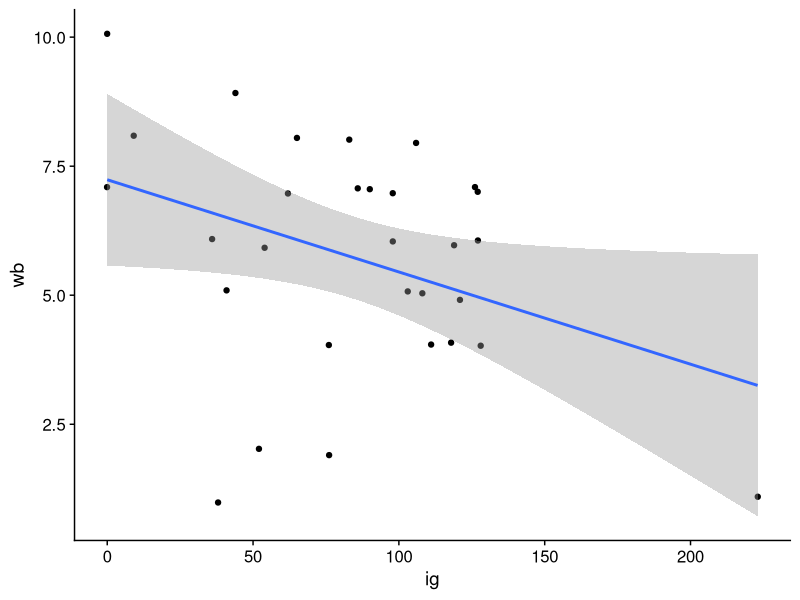
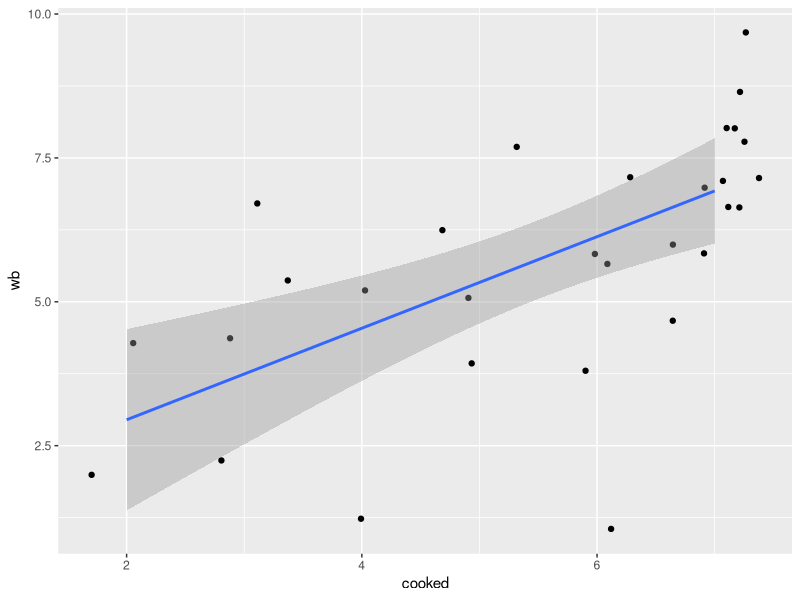
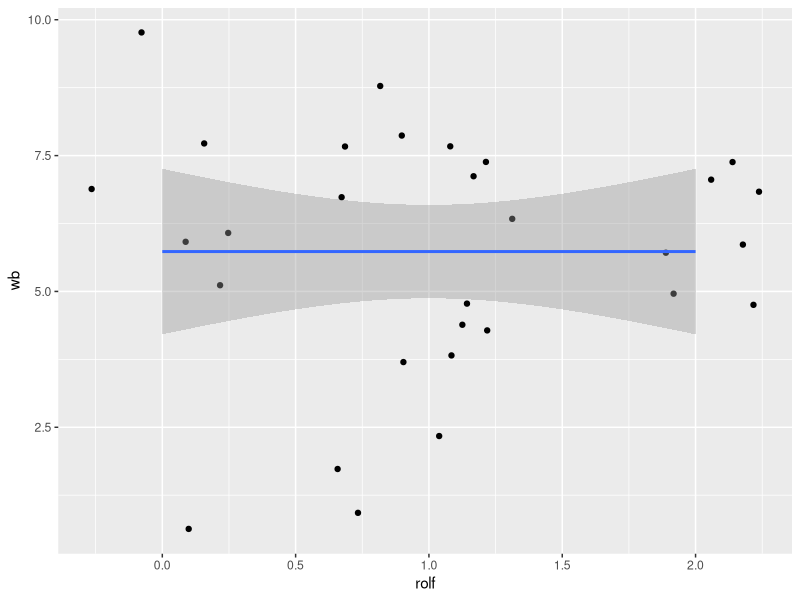
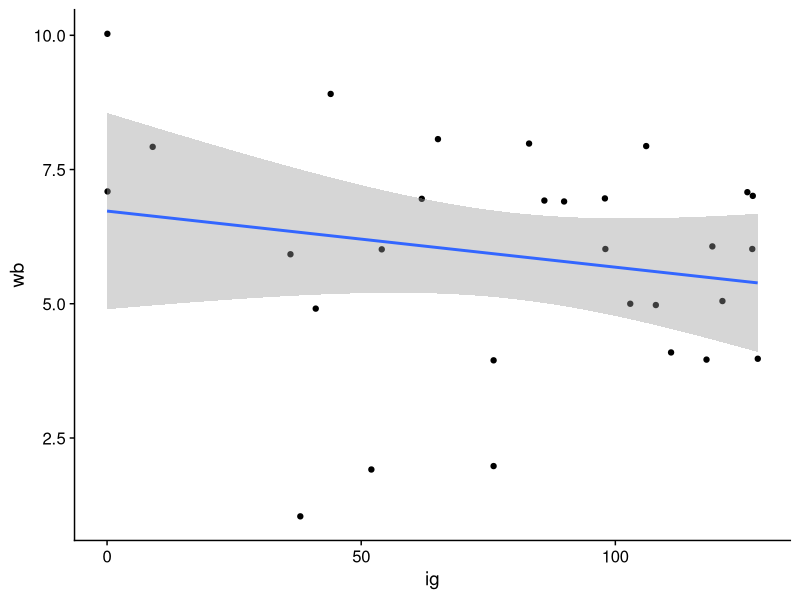
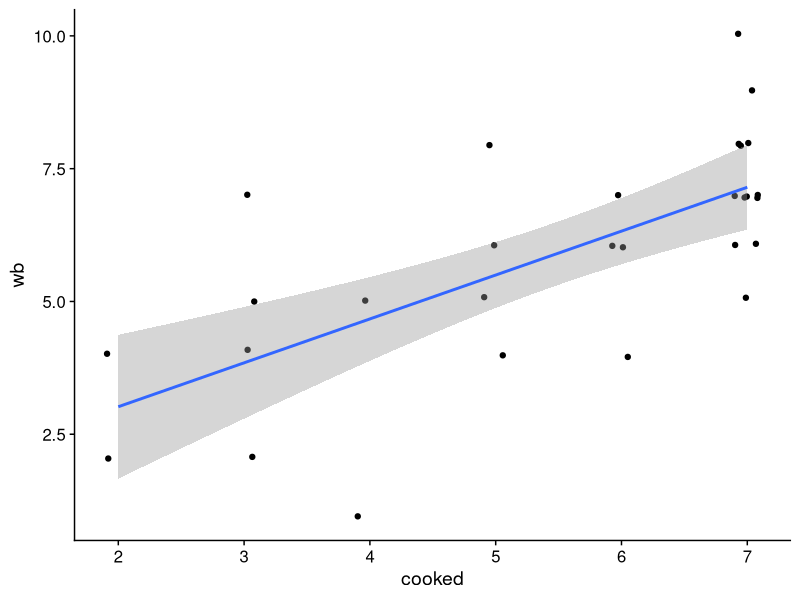
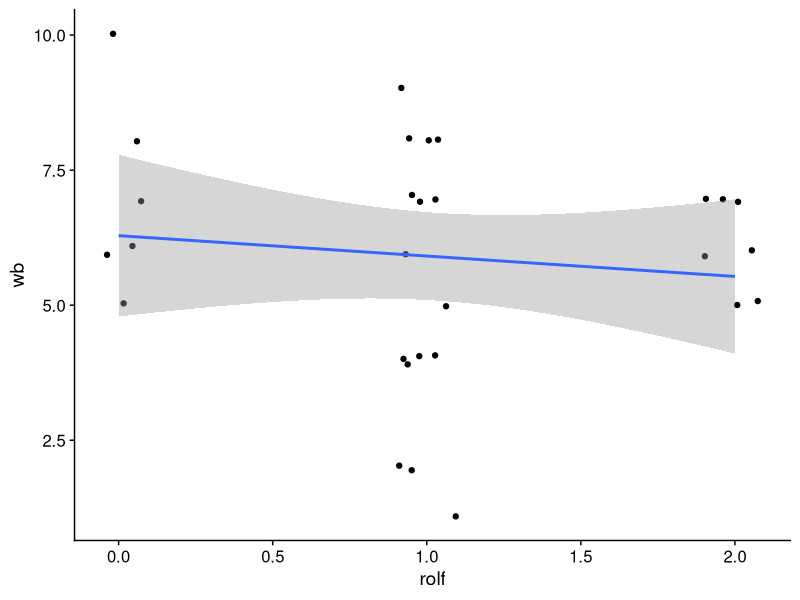
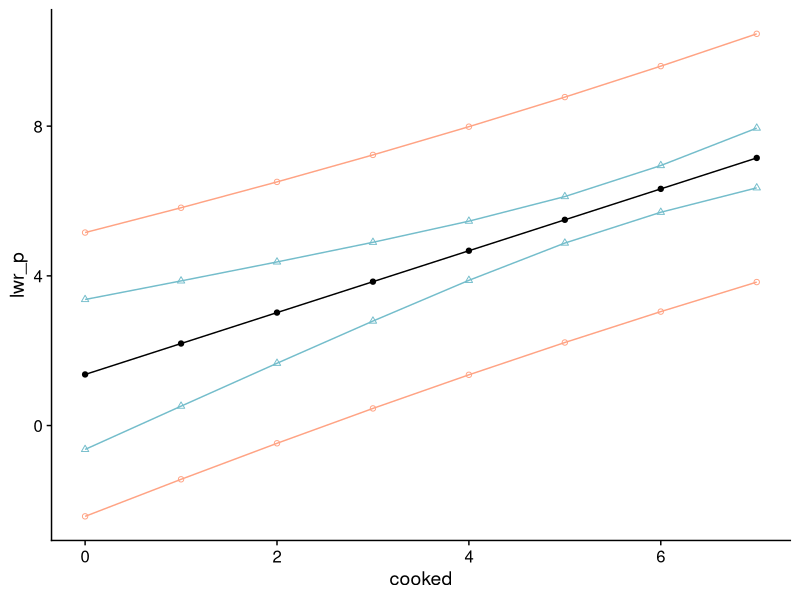

Write the R code that produced these figures, in order.
library('tidyverse')
library('cowplot')

# PART 1
dw <- read_csv("wb_warwick.csv")
glimpse(dw)

## Task 1
lm(wb ~ 1, dw)

fit1 <- lm(wb ~ ig, dw)
summary(fit1)
ggplot(dw, mapping=aes(x=ig,y=wb)) + geom_jitter(height=0.1,width=0.1) + geom_smooth(method='lm') + theme_cowplot()

fit2 <- lm(wb ~ cooked, dw)
summary(fit2)
ggplot(dw, mapping=aes(x=cooked,y=wb)) + geom_point(position='jitter') + geom_smooth(method='lm')

fit3 <- lm(wb ~ rolf, dw)
summary(fit3)
ggplot(dw, mapping=aes(x=rolf,y=wb)) + geom_point(position='jitter') + geom_smooth(method='lm')

### The scatter plot showing well-being against number of instagram followers shows that there exists one possible
### outlier with >200 followers

dw2 <- dw %>% filter(ig<200)
fit4 <- lm(wb ~ ig, dw2)
summary(fit4)
ggplot(dw2, mapping=aes(x=ig,y=wb)) + geom_jitter(height=0.1,width=0.1) + geom_smooth(method='lm') + theme_cowplot()

### After removing the outlier, ig is no  longer a statistically significant estimator of well-being, and the
### and the relationship is almost flat.

fit5 <- lm(wb ~ cooked, dw2)
summary(fit5)
ggplot(dw2, mapping=aes(x=cooked,y=wb)) + geom_jitter(height=0.1,width=0.1) + geom_smooth(method='lm') + theme_cowplot()

### the relationship becomes stronger after removing the outlier

fit6 <- lm(wb ~ rolf, dw2)
summary(fit6)
ggplot(dw2, mapping=aes(x=rolf,y=wb)) + geom_jitter(height=0.1,width=0.1) + geom_smooth(method='lm') + theme_cowplot()

### cooking is the best predictor with an R^2 score of 0.36, and has the strongest bivariate relationship with
### with well-being with a coefficient of 0.793

sigma(fit1)
sigma(fit2)
sigma(fit3)

### fit2 has the lowest residual standard deviation, which makes it also the most accurate estimator.

### wb = 7.237 + -0.018ig
### wb = 5.73 - 5.34*10^-16rolf

### H0: b_1 = 0 v. H1: b_1 != 0

df1 <-  data.frame(ig=c(10,100,200))
predict(fit4,newdata=df1)
### for all (ig,wb): (10,7.05); (100,5.45); (200,3.66)
### this is probably not very accurate due to the low goodness-of-fit and the low coefficient for ig

df2 <- data.frame(cooked=c(1,3,6))
predict(fit5,newdata=df2)
### for all (cooked,wb): (1,2.15); (3,3.74); (6,6.13)
### this might be more accurate with the higher goodness-of-fit 

df3 <- data.frame(rolf=c(0,3,7))
predict(fit6,newdata=df3)
### for all (rolf,wb): (0,5.73); (3,5.73); (7,5.73)
### This might be accurate predictions as there is almost no relationship between `rolf` and `wb`

### ultimately, with such a small sample size, the results of the regression analyses are not convincing, and the 
### effectiveness of the models may not translate to data outside the sample.

### Predictions could be improved by improving the sample size

df4 <- data.frame(cooked=c(0,1,2,3,4,5,6,7))
PI <- predict(fit5,newdata=df4,interval='prediction')
colnames(PI) <- c('fit_p','lwr_p','upr_p')
CI <- predict(fit5,newdata=df4,interval='confidence')
colnames(CI) <- c('fit_c','lwr_c','upr_c')
results <- as_tibble(cbind(df4,PI,CI))

ggplot(results,mapping=aes(x=cooked)) + 
  geom_point(aes(y=lwr_p),color='#ffa384',shape=1) + geom_line(aes(y=lwr_p),color='#ffa384') +
  geom_point(aes(y=upr_p),color='#ffa384',shape=1) + geom_line(aes(y=upr_p),color='#ffa384') + 
  geom_point(aes(y=lwr_c),color='#74bdcb',shape=2) + geom_line(aes(y=lwr_c),color='#74bdcb') + 
  geom_point(aes(y=upr_c),color='#74bdcb',shape=2) + geom_line(aes(y=upr_c),color='#74bdcb') +
  geom_point(aes(y=fit_p)) + geom_line(aes(y=fit_p)) + 
  theme_cowplot()

### [explanation of difference]

# PART 2
### [explanation]